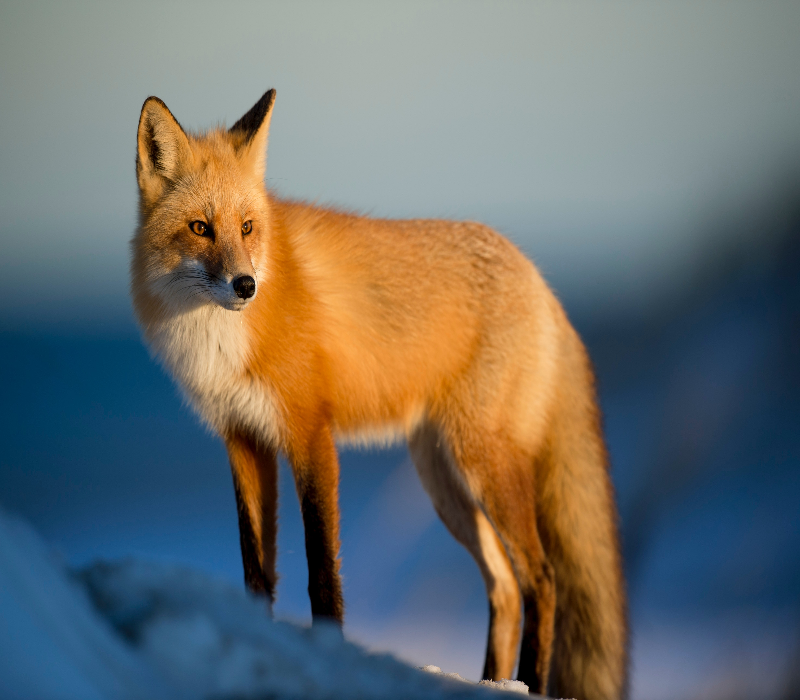
#> input picture fox_image.png, 800 x 700 px
$ jupyter execute --allow-errors opencv_1.ipynb
#> lines starting #> are read from the running program, lines starting #| are printed output that depends on the picture
[cell 1]
#pip install opencv-python

[cell 2]
import cv2

### Read,display and write

[cell 3]
image=cv2.imread(r'C:\Users\Lenovo\Downloads\flower.jpg')

[cell 4]
image

[cell 5]
cv2.imshow('flower_image',image)      # waitKey,destroywindw for not to show error in jupyter notebook(mandatory For imshow)
cv2.waitKey(0)         #2000-2 ssec  3000-3 sec   if 0,press any key to disappear
cv2.destroyAllWindows()

#> (a cell that did not finish here is left out)

#> (a cell that did not finish here is left out)

#> (a cell that did not finish here is left out)

### Loading image in grayscale

[cell 9]
color_image=cv2.imread(r'C:\Users\Lenovo\Downloads\cat.jpg')
grayscale_image=cv2.imread(r'C:\Users\Lenovo\Downloads\cat.jpg',0)     #0 for turning color image to grayscale
cv2.imshow('original image',color_image)
cv2.imshow('grayscale image',grayscale_image)
cv2.waitKey(3000)
cv2.destroyAllWindows()

### channel conversion

[cell 10]
#rgb to gray

rgb_image=cv2.imread('fox_image.png')
#> rgb_image is the input picture: shape (700, 800, 3); mean B, G, R 106.9, 110.8, 109.2
gray=cv2.cvtColor(rgb_image,cv2.COLOR_BGR2GRAY)
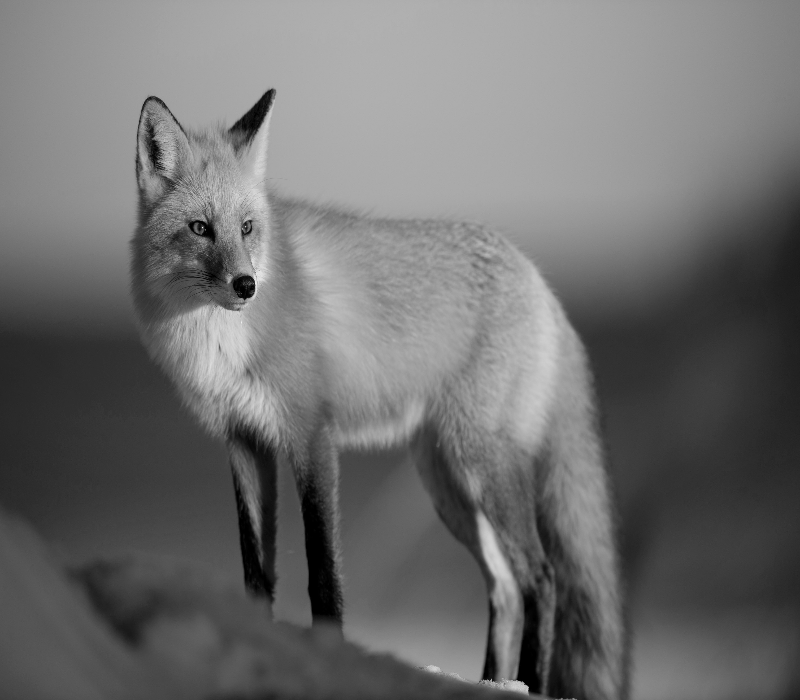
#> gray: shape (700, 800); min 0, max 248, mean 109.9
cv2.imshow('rgb image',rgb_image)
cv2.imshow('gray image',gray)
cv2.waitKey(0)
cv2.destroyAllWindows()

[cell 11]
#rgb to hsv

hsv=cv2.cvtColor(rgb_image,cv2.COLOR_BGR2HSV)
#> hsv: shape (700, 800, 3); mean H, S, V 73.7, 121.2, 140.3
hsv_bgr=cv2.cvtColor(hsv,cv2.COLOR_HSV2BGR)
cv2.imshow('rgb image',rgb_image)
cv2.imshow('hsv',hsv)
cv2.imshow('hsv2bgr',hsv_bgr)
cv2.waitKey(0)
cv2.destroyAllWindows()

[cell 12]
#rgb to Lab

lab=cv2.cvtColor(rgb_image,cv2.COLOR_BGR2Lab)
#> lab: shape (700, 800, 3); mean of channels 0, 1, 2 119.6, 131.1, 129.9
lab_bgr=cv2.cvtColor(lab,cv2.COLOR_Lab2BGR)
cv2.imshow('rgb image',rgb_image)
cv2.imshow('lab',lab)
cv2.imshow('lab2bgr',lab_bgr)
cv2.waitKey(0)
cv2.destroyAllWindows()

[cell 13]
#rgb to YCbCr

y=cv2.cvtColor(rgb_image,cv2.COLOR_BGR2YCrCb)
#> y: shape (700, 800, 3); mean of channels 0, 1, 2 109.9, 127.5, 126.3
y_bgr=cv2.cvtColor(y,cv2.COLOR_YCrCb2BGR)
cv2.imshow('rgb image',rgb_image)
cv2.imshow('YCrCb',y)
cv2.imshow('y2bgr',y_bgr)
cv2.waitKey(0)
cv2.destroyAllWindows()

### Splitting and merging channels

[cell 14]
#split

rgb_image=cv2.imread('fox_image.png')
rgb_image=cv2.resize(rgb_image,(500,600))
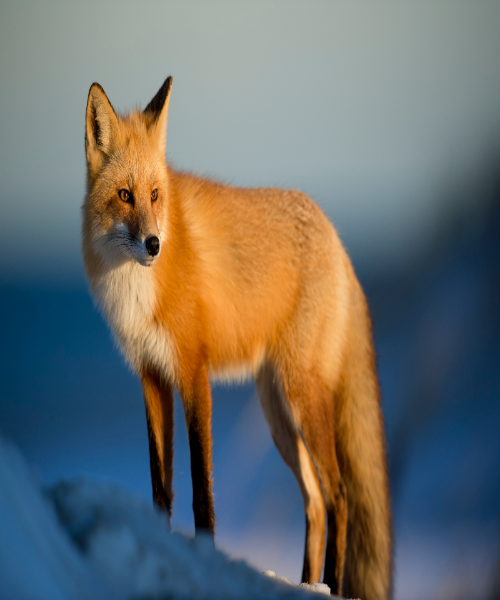
#> rgb_image: shape (600, 500, 3); mean B, G, R 106.8, 110.8, 109.1
(b,g,r)=cv2.split(rgb_image)
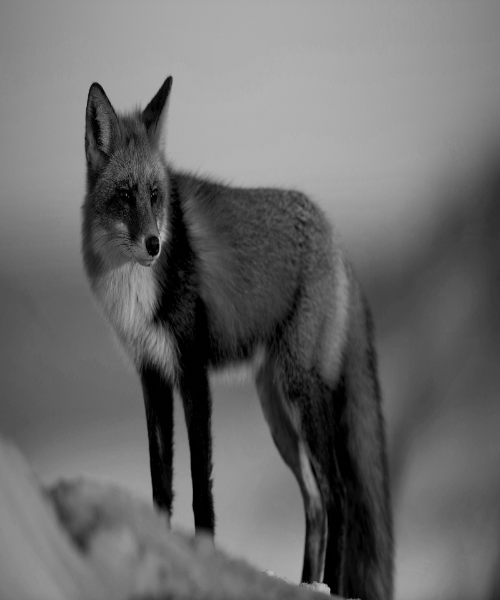
#> b: shape (600, 500); min 0, max 190, mean 106.8
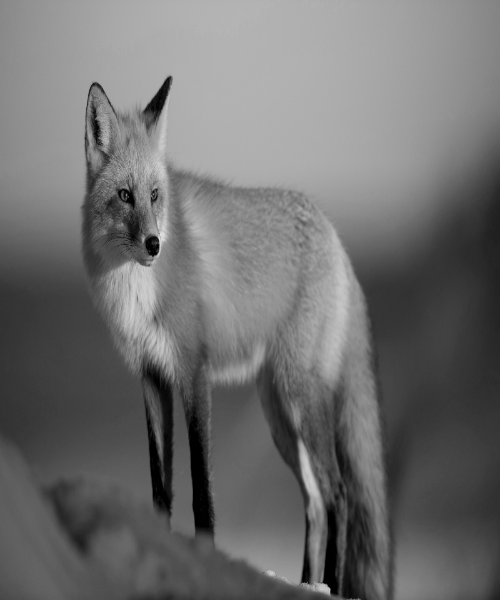
#> g: shape (600, 500); min 0, max 223, mean 110.8
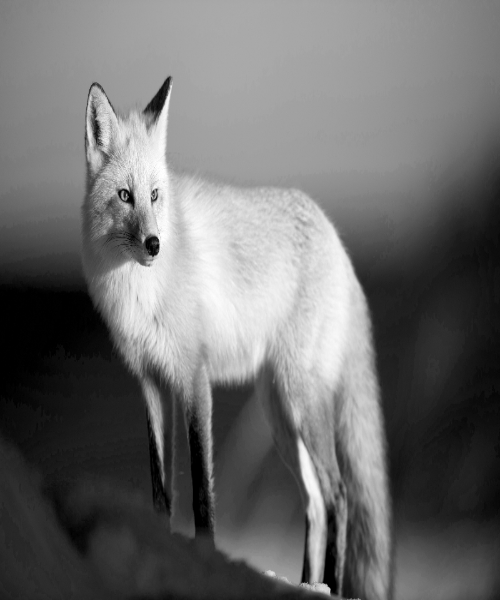
#> r: shape (600, 500); min 0, max 255, mean 109.1
cv2.imshow('original image',rgb_image)
cv2.imshow('red channel',r)
cv2.imshow('green channel',g)
cv2.imshow('blue channel',b)
cv2.waitKey(0)
cv2.destroyAllWindows()

[cell 15]
#merge

merged=cv2.merge([b,g,r])
cv2.imshow('merged image',merged)
cv2.waitKey(0)
cv2.destroyAllWindows()

[cell 16]
y=cv2.cvtColor(rgb_image,cv2.COLOR_BGR2YCrCb)
#> y: shape (600, 500, 3); mean of channels 0, 1, 2 109.8, 127.5, 126.3
(y_,cr,cb)=cv2.split(y)
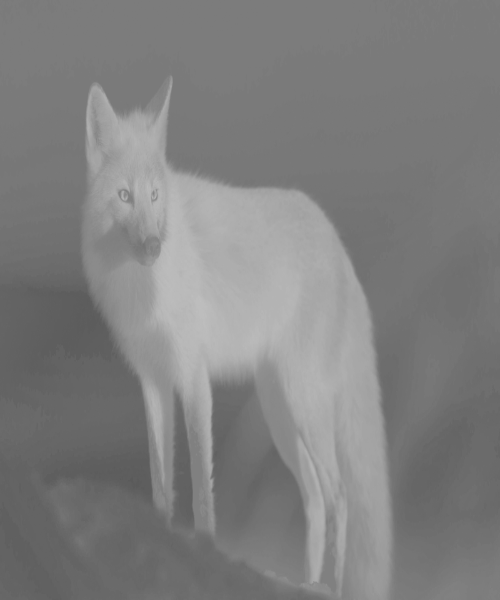
#> cr: shape (600, 500); min 90, max 191, mean 127.5
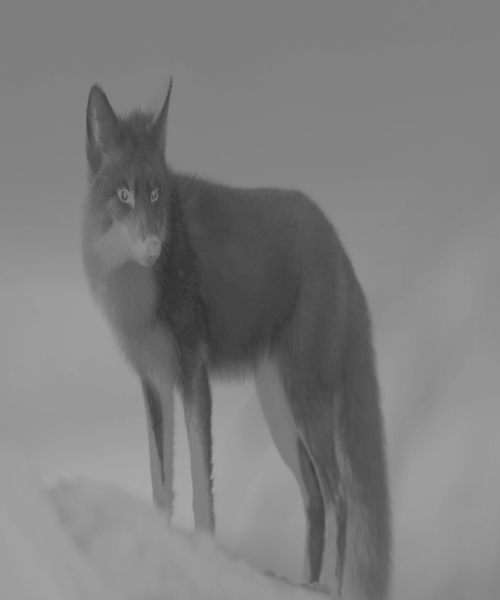
#> cb: shape (600, 500); min 50, max 169, mean 126.3
cv2.imshow('y',y)
cv2.imshow('cr',cr)
cv2.imshow('cb',cb)
m=cv2.merge([y_,cr,cb])
cv2.imshow('merged',m)
cv2.waitKey(0)
cv2.destroyAllWindows()

## Histograms

[cell 17]
#histogram calculation usimg opencv
#for gray scale image
img=cv2.imread(r'C:\Users\Lenovo\Downloads\flower.jpg',0)
rgb_image=cv2.imread(r'C:\Users\Lenovo\Downloads\flower.jpg')
hist=cv2.calcHist([img],[0],None,[256],[0,255])
#> hist = 256 values from 0 to 0
print(hist)
#> (printed output is left out)
#for blue channel
#> (the rest of this cell did not finish here and is left out)

$ run again, with faces.jpg saved as fox_image.png
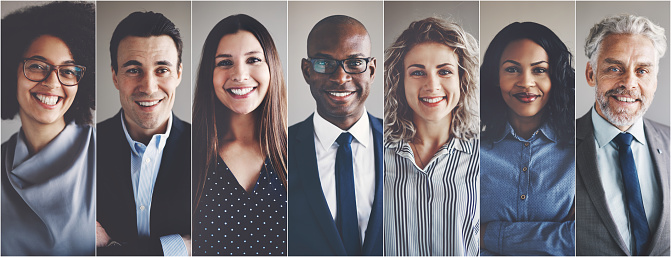
#> input picture faces.jpg, 671 x 257 px
#> rgb_image is the input picture: shape (257, 671, 3); mean B, G, R 119.8, 115.7, 121.2
#> hsv: shape (257, 671, 3); mean H, S, V 80.2, 46.3, 131.6
#> lab: shape (257, 671, 3); mean of channels 0, 1, 2 123.7, 131.5, 126.4
#> rgb_image: shape (600, 500, 3)
#> `(b,g,r)=cv2.split(rgb_image)`:
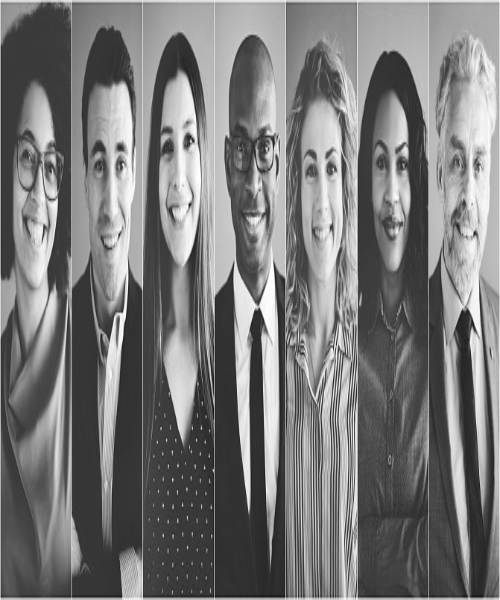
#> r: shape (600, 500); min 17, max 255, mean 121
#> `(y_,cr,cb)=cv2.split(y)`:
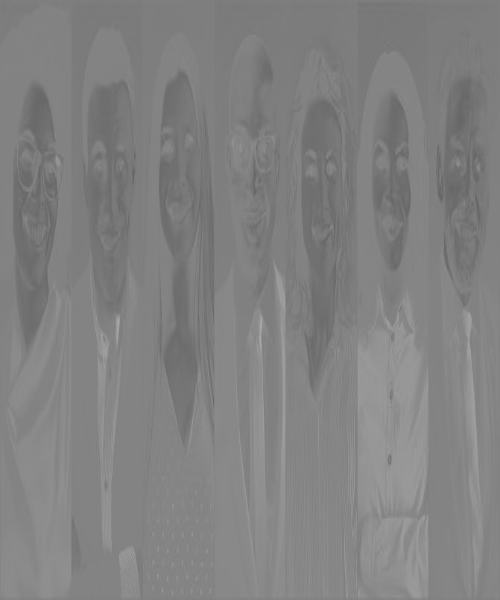
#> cb: shape (600, 500); min 98, max 169, mean 129.1
#> hist = 256 values from 0 to 0
#> (printed output is left out)
